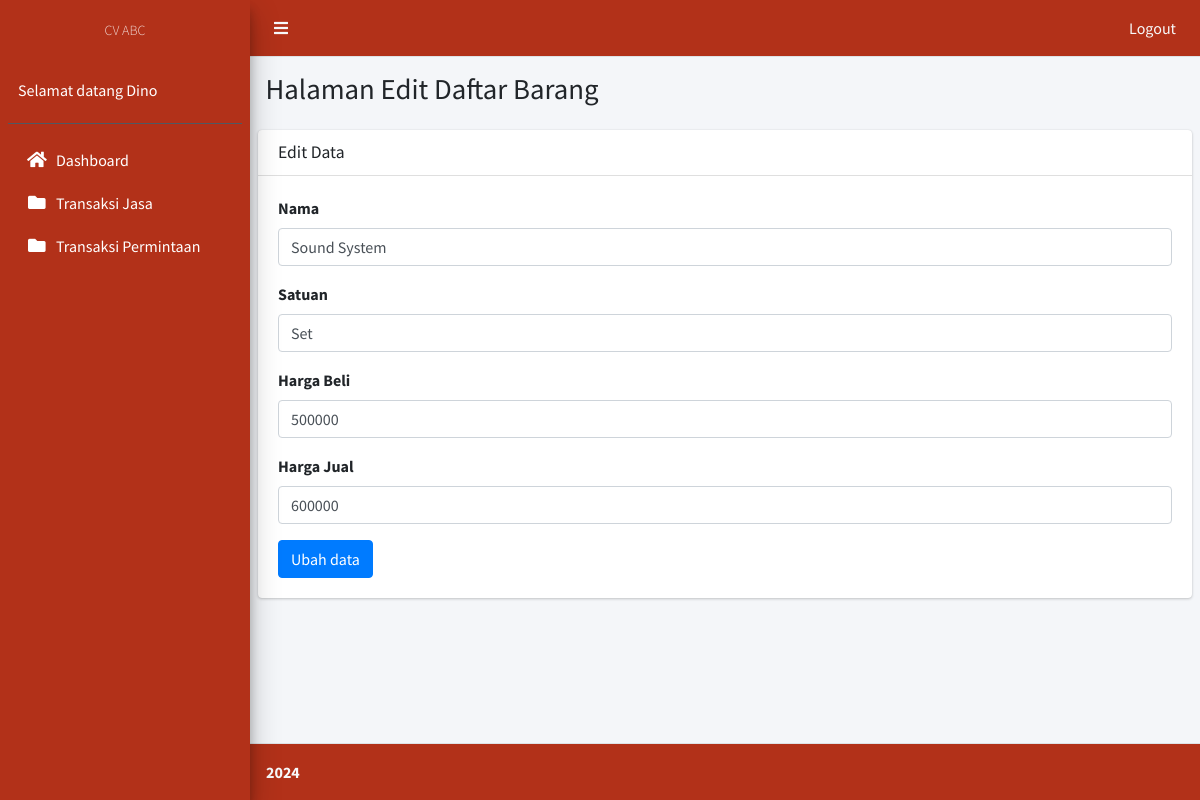
The page /stok-edit.php?id=1 (signed in) on the database its author committed.
### tables this page shows
CREATE TABLE `daftar_barang` (
  `id` int(11) NOT NULL,
  `nama` varchar(100) DEFAULT NULL,
  `harga_beli` varchar(50) NOT NULL,
  `harga_jual` varchar(50) DEFAULT NULL,
  `satuan` varchar(50) DEFAULT NULL
);

### stok-edit.php (the view, shortened to what this page needs)
<?php
  include('templates/header.php');
  include('templates/sidebar.php');
?>
  <div class="content-wrapper">
    <section class="content-header">
      <div class="container-fluid">
        <div class="row mb-2">
          <div class="col-sm-6">
            <h1>Halaman Edit Daftar Barang</h1>
          </div>
        </div>
      </div>
    </section>
    <section class="content">
      <div class="card">
        <div class="card-header">
          <h3 class="card-title">Edit Data</h3>
        </div>
        <div class="card-body">
          <?php
          include('koneksi.php');
          $id = $_GET['id'];
          $data   = mysqli_query($koneksi, "select * from daftar_barang where id = '$id'");
          $row  = mysqli_fetch_assoc($data);
          ?>
          <form action="" method="post" role="form">
            <div class="form-group">
              <label>Nama</label>
              <input type="text" name="nama" required="" value="<?= $row['nama']; ?>" class="form-control" autofocus="">
            </div>
            <div class="form-group">
              <label>Satuan</label>
              <input type="text" name="satuan" required="" value="<?= $row['satuan']; ?>" class="form-control" >
            </div>
            <div class="form-group">
              <label>Harga Beli</label>
              <input type="number" name="harga_beli" required="" value="<?= $row['harga_beli']; ?>" class="form-control" >
            </div>
            <div class="form-group">
              <label>Harga Jual</label>
              <input type="number" name="harga_jual" required="" value="<?= $row['harga_jual']; ?>" class="form-control" >
            </div>
            <button type="submit" class="btn btn-primary" name="submit" value="simpan">Ubah data</button>
          </form>
      </div>
    </div>
    </section>
  </div>
  <?php
    include('templates/footer.php');
  ?>

### rows shown on the page
daftar_barang: nama "Sound System", satuan "Set", harga_beli "500000", harga_jual "600000"

### other values the page prints
$_SESSION['nama'] "Dino"
